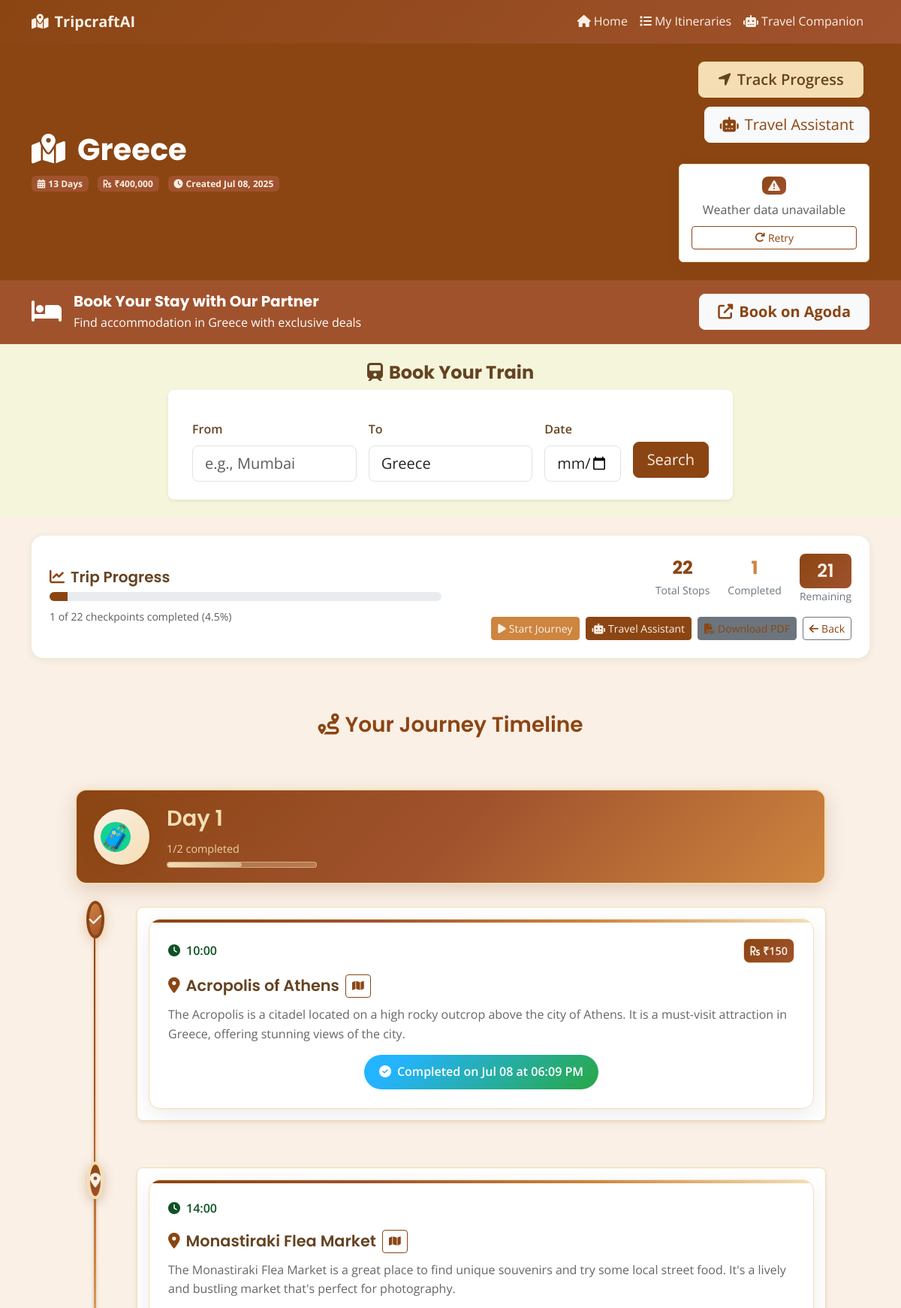
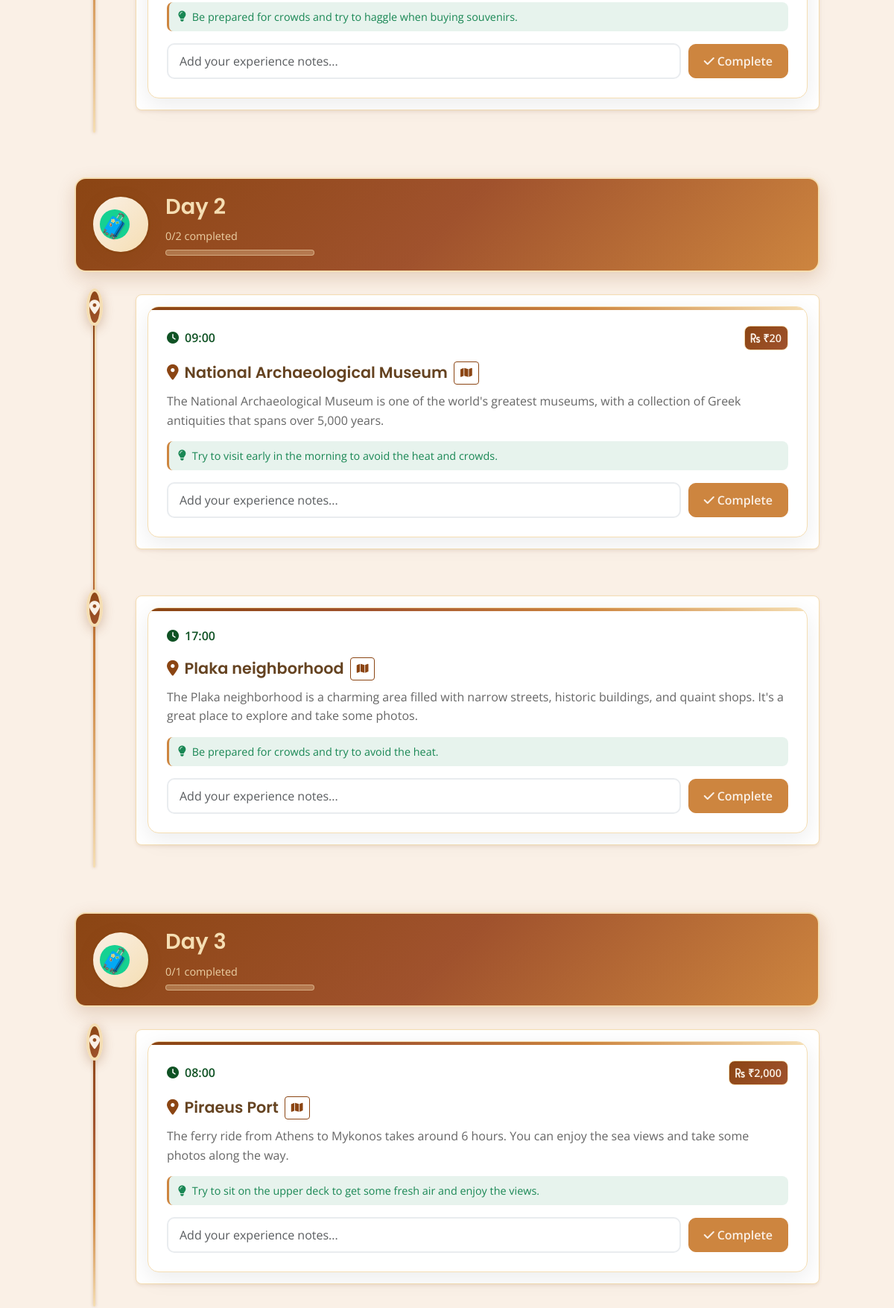
Screenshot of /itinerary/3 (upper part) with the database file from the repository (2 pictures, top to bottom).
### models.py (models this page shows, shortened)
class TravelItinerary(db.Model):
    id = db.Column(db.Integer, primary_key=True)
    destination = db.Column(db.String(200), nullable=False)
    duration = db.Column(db.Integer, nullable=False)  # days
    budget = db.Column(db.Float, nullable=False)
    interests = db.Column(db.Text)  # JSON string of interests
    itinerary_data = db.Column(db.Text)  # JSON string of generated itinerary
    created_at = db.Column(db.DateTime, default=datetime.utcnow)
    checkpoints = db.relationship('Checkpoint', backref='itinerary', lazy=True, cascade='all, delete-orphan')
    def get_itinerary_data(self):
        if self.itinerary_data:
            return json.loads(self.itinerary_data)
        return {}

class Checkpoint(db.Model):
    id = db.Column(db.Integer, primary_key=True)
    itinerary_id = db.Column(db.Integer, db.ForeignKey('travel_itinerary.id'), nullable=False)
    day = db.Column(db.Integer, nullable=False)
    time = db.Column(db.String(10), nullable=False)  # HH:MM format
    location = db.Column(db.String(200), nullable=False)
    activity = db.Column(db.Text, nullable=False)
    estimated_cost = db.Column(db.Float, default=0.0)
    is_completed = db.Column(db.Boolean, default=False)
    completed_at = db.Column(db.DateTime)
    notes = db.Column(db.Text)

### routes.py (the view)
@app.route('/itinerary/<int:itinerary_id>')
def view_itinerary(itinerary_id):
    itinerary = TravelItinerary.query.get_or_404(itinerary_id)
    checkpoints = Checkpoint.query.filter_by(itinerary_id=itinerary_id).order_by(Checkpoint.day, Checkpoint.time).all()
    days_data = {}
    for checkpoint in checkpoints:
        if checkpoint.day not in days_data:
            days_data[checkpoint.day] = []
        days_data[checkpoint.day].append(checkpoint)
    total_checkpoints = len(checkpoints)
    completed_checkpoints = len([c for c in checkpoints if c.is_completed])
    progress_percentage = (completed_checkpoints / total_checkpoints * 100) if total_checkpoints > 0 else 0
    return render_template('itinerary.html',
                         itinerary=itinerary,
                         days_data=days_data,
                         progress_percentage=progress_percentage,
                         total_checkpoints=total_checkpoints,
                         completed_checkpoints=completed_checkpoints)

### templates/itinerary.html (shortened to what this page needs)
{% extends "base.html" %}
{% block content %}
<section class="py-4 bg-primary text-white">
    <div class="container">
        <div class="row align-items-center">
            <div class="col-md-8">
                <h1 class="display-6 fw-bold mb-2">
                    <i class="fas fa-map-marked-alt me-3"></i>{{ itinerary.destination }}
                </h1>
                <div class="itinerary-meta">
                    <span class="badge bg-secondary text-light me-2">
                        <i class="fas fa-calendar-alt me-1"></i>{{ itinerary.duration }} Days
                    </span>
                    <span class="badge bg-secondary text-light me-2">
                        <i class="fas fa-rupee-sign me-1"></i>₹{{ "{:,.0f}".format(itinerary.budget) }}
                    </span>
                    <span class="badge bg-secondary text-light">
                        <i class="fas fa-clock me-1"></i>Created {{ itinerary.created_at.strftime('%b %d, %Y') }}
                    </span>
                </div>
            </div>
            <div class="col-md-4 text-md-end header-actions">
                <a href="{{ url_for('tracking', itinerary_id=itinerary.id) }}" class="btn btn-accent btn-lg me-2">
                    <i class="fas fa-location-arrow me-2"></i>Track Progress
                </a>
                <a href="/chatbot/{{ itinerary.id }}" class="btn btn-light btn-lg">
                    <i class="fas fa-robot me-2"></i>Travel Assistant
                </a>
                <div id="react-weather" data-destination="{{ itinerary.destination }}" class="mt-3"></div>
            </div>
        </div>
    </div>
</section>
<section class="py-3 bg-secondary">
    <div class="container">
        <div class="row align-items-center">
            <div class="col-md-8">
                <div class="d-flex align-items-center">
                    <div class="booking-icon me-3"><i class="fas fa-bed text-white" style="font-size: 2rem;"></i></div>
                    <div>
                        <h5 class="text-white mb-1 fw-bold">Book Your Stay with Our Partner</h5>
                        <p class="text-white mb-0 opacity-90">Find accommodation in {{ itinerary.destination }} with exclusive deals</p>
                    </div>
                </div>
            </div>
            <div class="col-md-4 text-md-end mt-3 mt-md-0">
                <a href="#" onclick="bookWithAgoda('{{ itinerary.destination }}', '{{ itinerary.duration }}')" class="btn btn-light btn-lg fw-bold px-4">
                    <i class="fas fa-external-link-alt me-2"></i>Book on Agoda
                </a>
            </div>
        </div>
    </div>
</section>
<section class="py-4" style="background-color: rgb(var(--background));">
    <div class="container">
        <div class="row justify-content-center">
            <div class="col-lg-10 col-xl-8">
                <div class="text-center mb-4">
                    <h4 class="fw-bold"><i class="fas fa-train me-2"></i>Book Your Train</h4>
                </div>
                <form id="train-booking-form" class="row g-3 align-items-center bg-white p-4 rounded-3 shadow-sm">
                    <div class="col-md-4">
                        <label for="from-station" class="form-label fw-semibold">From</label>
                        <input type="text" class="form-control form-control-lg" id="from-station" placeholder="e.g., Mumbai" required>
                    </div>
                    <div class="col-md-4">
                        <label for="to-station" class="form-label fw-semibold">To</label>
                        <input type="text" class="form-control form-control-lg" id="to-station" value="{{ itinerary.destination }}" required>
                    </div>
                    <div class="col-md-2">
                        <label for="travel-date" class="form-label fw-semibold">Date</label>
                        <input type="date" class="form-control form-control-lg" id="travel-date" required>
                    </div>
                    <div class="col-md-2 d-grid pt-4">
                        <button type="submit" class="btn btn-primary btn-lg" id="search-trains-btn">Search</button>
                    </div>
                </form>
            </div>
        </div>
    </div>
</section>
<section class="py-4 bg-light">
    <div class="container">
        <div class="row"><div class="col-12"><div class="progress-card">
            <div class="row align-items-center">
                <div class="col-md-6">
                    <h5 class="mb-2"><i class="fas fa-chart-line me-2 text-primary"></i>Trip Progress</h5>
                    <div class="progress progress-lg mb-2"><div class="progress-bar bg-success" style="width: {{ progress_percentage }}%"></div></div>
                    <small class="text-muted">{{ completed_checkpoints }} of {{ total_checkpoints }} checkpoints completed ({{ "%.1f"|format(progress_percentage) }}%)</small>
                </div>
                <div class="col-md-6 text-md-end">
                    <div class="stats-grid">
                        <div class="stat-item"><div class="stat-number text-primary">{{ total_checkpoints }}</div><div class="stat-label">Total Stops</div></div>
                        <div class="stat-item"><div class="stat-number text-success">{{ completed_checkpoints }}</div><div class="stat-label">Completed</div></div>
                        <div class="stat-item"><div class="stat-number text-warning">{{ total_checkpoints - completed_checkpoints }}</div><div class="stat-label">Remaining</div></div>
                    </div>
                    <div class="d-flex gap-2 mt-3 justify-content-md-end">
                        <a href="{{ url_for('tracking', itinerary_id=itinerary.id) }}" class="btn btn-success btn-sm"><i class="fas fa-play me-1"></i>Start Journey</a>
                        <a href="{{ url_for('chatbot', itinerary_id=itinerary.id) }}" class="btn btn-primary btn-sm"><i class="fas fa-robot me-1"></i>Travel Assistant</a>
                        <a href="{{ url_for('download_itinerary_pdf', itinerary_id=itinerary.id) }}" class="btn btn-secondary btn-sm" download="{{ itinerary.destination.lower().replace(' ', '_') }}_itinerary.pdf"><i class="fas fa-file-pdf me-1"></i>Download PDF</a>
                        <a href="{{ url_for('my_itineraries') }}" class="btn btn-outline-secondary btn-sm"><i class="fas fa-arrow-left me-1"></i>Back</a>
                    </div>
                </div>
            </div>
        </div></div></div>
    </div>
</section>
<section class="py-5">
    <div class="container">
        <div class="row">
            <div class="col-12">
                <h3 class="text-primary mb-5 text-center"><i class="fas fa-route me-2"></i>Your Journey Timeline</h3>
                <div class="timeline-container">
                    {% for day_num in range(1, itinerary.duration + 1) %}
                    {% set day_data = days_data.get(day_num, []) %}
                    <div class="timeline-day" data-day="{{ day_num }}">
                        <div class="day-header-timeline">
                            <div class="day-circle"><span class="day-number">🧳</span></div>
                            <div class="day-info">
                                <h4 class="day-title">Day {{ day_num }}</h4>
                                {% if day_data %}{% set day_completed = day_data|selectattr('is_completed')|list|length %}{% set day_total = day_data|length %}<div class="day-progress-info"><span class="progress-text">{{ day_completed }}/{{ day_total }} completed</span><div class="progress-bar-custom"><div class="progress-fill" style="width: {{ (day_completed / day_total * 100) if day_total > 0 else 0 }}%"></div></div></div>{% endif %}
                            </div>
                        </div>
                        {% if day_data %}
                        <div class="timeline-activities sortable-checkpoints" data-day="{{ day_num }}">
                            {% for checkpoint in day_data %}
                            <div class="timeline-item {{ 'completed' if checkpoint.is_completed else '' }}" data-checkpoint-id="{{ checkpoint.id }}">
                                <div class="timeline-marker">
                                    <div class="marker-dot {{ 'completed' if checkpoint.is_completed else '' }}"></div>
                                </div>
                                <div class="timeline-content">
                                    <div class="activity-card">
                                        <div class="activity-header">
                                            <div class="activity-time"><i class="fas fa-clock me-2"></i>{{ checkpoint.time }}</div>
                                            {% if checkpoint.estimated_cost > 0 %}<div class="activity-cost"><i class="fas fa-rupee-sign me-1"></i>₹{{ "{:,.0f}".format(checkpoint.estimated_cost) }}</div>{% endif %}
                                        </div>
                                        <div class="activity-main">
                                            <h5 class="activity-location"><i class="fas fa-map-marker-alt me-2 text-primary"></i>{{ checkpoint.location }}<button type="button" class="btn btn-outline-primary btn-sm ms-2 map-btn pulse-btn" data-location="{{ checkpoint.location }}" data-activity="{{ checkpoint.activity }}" title="Show on map"><i class="fas fa-map"></i></button></h5>
                                            <p class="activity-description">{{ checkpoint.activity }}</p>
                                        </div>
                                        {% if checkpoint.notes %}{% set notes_dict = {} %}{% for note_part in checkpoint.notes.split(', ') %}{% if ':' in note_part %}{% set key, value = note_part.split(':', 1) %}{% set _ = notes_dict.update({key: value}) %}{% endif %}{% endfor %}<div class="activity-details">{% if notes_dict.get('tips') %}<div class="detail-item travel-tips"><i class="fas fa-lightbulb me-2"></i><span>{{ notes_dict.get('tips') }}</span></div>{% endif %}</div>{% endif %}
                                        {% if checkpoint.is_completed %}
                                        <div class="completion-status"><div class="completed-badge"><i class="fas fa-check-circle me-2"></i>Completed on {{ checkpoint.completed_at.strftime('%b %d at %I:%M %p') }}</div></div>
                                        {% else %}
                                        <div class="completion-form"><form action="{{ url_for('complete_checkpoint', checkpoint_id=checkpoint.id) }}" method="POST" class="checkpoint-form"><div class="form-group"><input type="text" class="form-control" name="notes" placeholder="Add your experience notes..."><button type="submit" class="btn btn-success btn-complete"><i class="fas fa-check me-1"></i>Complete</button></div></form></div>
                                        {% endif %}
                                    </div>
                                </div>
                            </div>
                            {% endfor %}
                        </div>
                        {% else %}
                        <div class="timeline-empty"><div class="empty-state"><i class="fas fa-calendar-times mb-3"></i><p>No activities planned for this day</p></div></div>
                        {% endif %}
                    </div>
                    {% endfor %}
                </div>
            </div>
        </div>
    </div>
</section>
{% endblock %}

### static/css/react-components.css (style rules this page uses)
.timeline-item { position: relative; padding-bottom: 30px; }
.timeline-item:not(:last-child)::before { content: ''; position: absolute; left: -23px; top: 40px; bottom: -30px; width: 2px; background: #F5DEB3; }
.timeline-marker { position: absolute; left: -30px; top: 10px; width: 14px; height: 14px; border-radius: 50%; display: flex; align-items: center; justify-content: center; font-size: 10px; }
.timeline-content { background: white; border: 1px solid #F5DEB3; border-radius: 8px; padding: 15px; box-shadow: 0 2px 4px rgba(139, 69, 19, 0.1); }

### templates/base.html (style rules this page uses)
:root { --bs-primary: #8b4513; --bs-primary-rgb: 139, 69, 19; --bs-secondary: #a0522d; --bs-secondary-rgb: 160, 82, 45; --bs-success: #cd853f; --bs-success-rgb: 205, 133, 63; --bs-info: #deb887; --bs-info-rgb: 222, 184, 135; --bs-warning: #f5deb3; --bs-warning-rgb: 245, 222, 179; --bs-light: #faf0e6; --bs-light-rgb: 250, 240, 230; --bs-dark: #654321; --bs-dark-rgb: 101, 67, 33; }
body { background-color: #faf0e6 !important; color: #654321 !important; }
.btn-primary { background-color: #8b4513 !important; border-color: #8b4513 !important; color: #faf0e6 !important; }
.btn-success { background-color: #cd853f !important; border-color: #cd853f !important; color: #faf0e6 !important; }
.bg-warning, .text-warning, .badge.bg-warning, .alert-warning, [style*="background-color: yellow"], [style*="background: yellow"], [style*="background-color: #ffc107"], [style*="background: #ffc107"], [style*="background-color: #ffff"], [style*="color: yellow"], [style*="color: #ffc107"], span[style*="background-color: yellow"], div[style*="background-color: yellow"], .badge[style*="background-color: #ffc107"] { background: linear-gradient(135deg, #8B4513, #A0522D) !important; color: #FAF0E6 !important; border-color: #F5DEB3 !important; padding: 4px 8px; border-radius: 8px; font-weight: 600; }
h1, h2, h3, h4, h5, h6 { color: #654321 !important; }
.text-primary { color: #8b4513 !important; }
.bg-primary { background-color: #8b4513 !important; }
.progress-bar { background-color: #8b4513 !important; }
a { color: #8b4513 !important; }
.activity-card { background: white !important; border: 1px solid #f5deb3 !important; }
.bg-light { background-color: #faf0e6 !important; }
.btn-accent { background-color: #f5deb3 !important; border-color: #f5deb3 !important; color: #654321 !important; }

### rows the page displays
TravelItinerary: destination "Greece", duration "13", budget "400,000", created_at "Jul 08, 2025"
Checkpoint: is_completed True (drawn), time "10:00", estimated_cost "150", location "Acropolis of Athens", activity "The Acropolis is a citadel located on a high rocky outcrop above the city of Athens. It is a must-visit attraction in Greece, offering stunning views of the city.", completed_at "Jul 08 at 06:09 PM"
Checkpoint: is_completed False (drawn), time "14:00", location "Monastiraki Flea Market", activity "The Monastiraki Flea Market is a great place to find unique souvenirs and try some local street food. It's a lively and bustling market that's perfect for photography.", get "Be prepared for crowds and try to haggle when buying souvenirs."
Checkpoint: is_completed False (drawn), time "09:00", estimated_cost "20", location "National Archaeological Museum", activity "The National Archaeological Museum is one of the world's greatest museums, with a collection of Greek antiquities that spans over 5,000 years.", get "Try to visit early in the morning to avoid the heat and crowds."
Checkpoint: is_completed False (drawn), time "17:00", location "Plaka neighborhood", activity "The Plaka neighborhood is a charming area filled with narrow streets, historic buildings, and quaint shops. It's a great place to explore and take some photos.", get "Be prepared for crowds and try to avoid the heat."
Checkpoint: is_completed False (drawn), time "08:00", estimated_cost "2,000", location "Piraeus Port", activity "The ferry ride from Athens to Mykonos takes around 6 hours. You can enjoy the sea views and take some photos along the way.", get "Try to sit on the upper deck to get some fresh air and enjoy the views."

### other values shown
{{ completed_checkpoints }} "1"
{{ total_checkpoints }} "22"
{{ "%.1f"|format(progress_percentage) }} "4.5"
{{ total_checkpoints - completed_checkpoints }} "21"
{{ day_num }} "1" "2" "3"
{{ day_completed }} "1" "0" "0"
{{ day_total }} "2" "2" "1"
